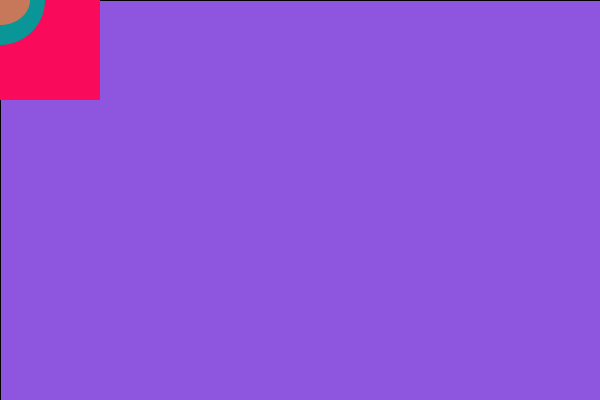
Frame 1 (no input)
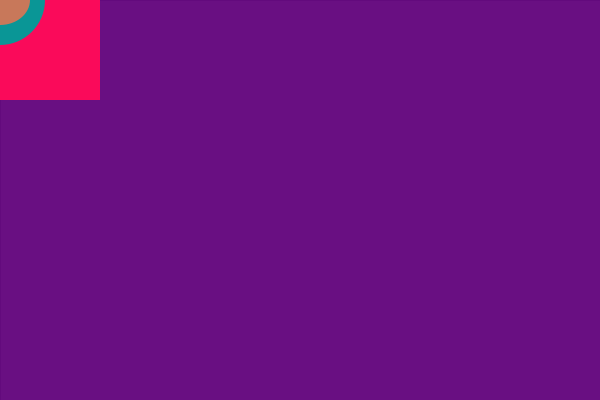
Frame 60 (the mouse pressed at the canvas centre just before this capture)
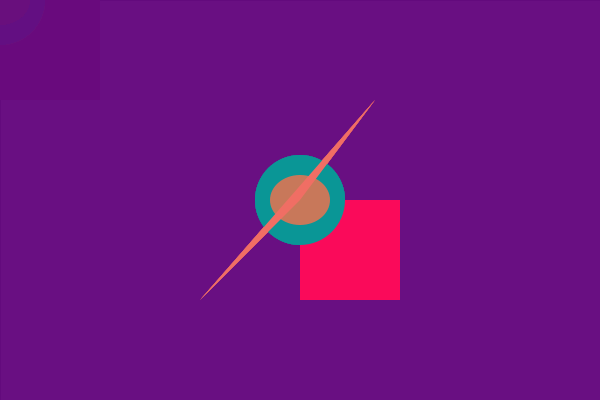
Frame 120 (the mouse held since frame 60 and released just before this capture)

The Processing sketch that drew these frames (run headless with seeded random() and noise(); from frame 60 on, the mouse is pressed at the canvas centre):

// Processing sketch: processing_149376
// ── processing_149376.pde

void setup()
{
size(600,400);
background(150,100,240);
}

void draw()
{
fill(100,10,130,40);
rect(0,0,width,height);

noStroke();
fill(250,10,90);
rect(mouseX,mouseY,100,100);

fill(10,150,150);
ellipse(mouseX,mouseY, 90,90);

fill(200,120,90);
ellipse(mouseX,mouseY, 60,50);

fill(240,110,100);
triangle(mouseX,mouseY,mouseY,mouseX,mouseX+75,mouseY/2);
}

void mousePressed()
{
  fill(random(25),random(140),random(130));
}
